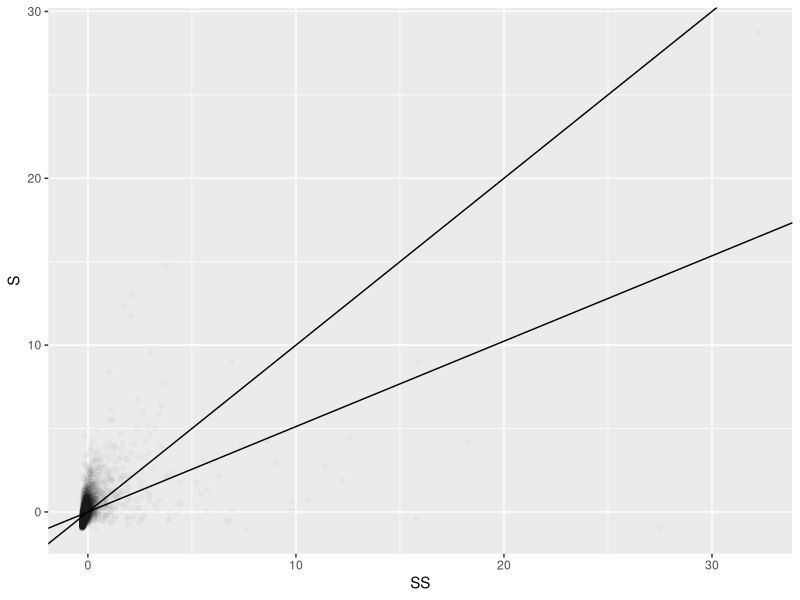
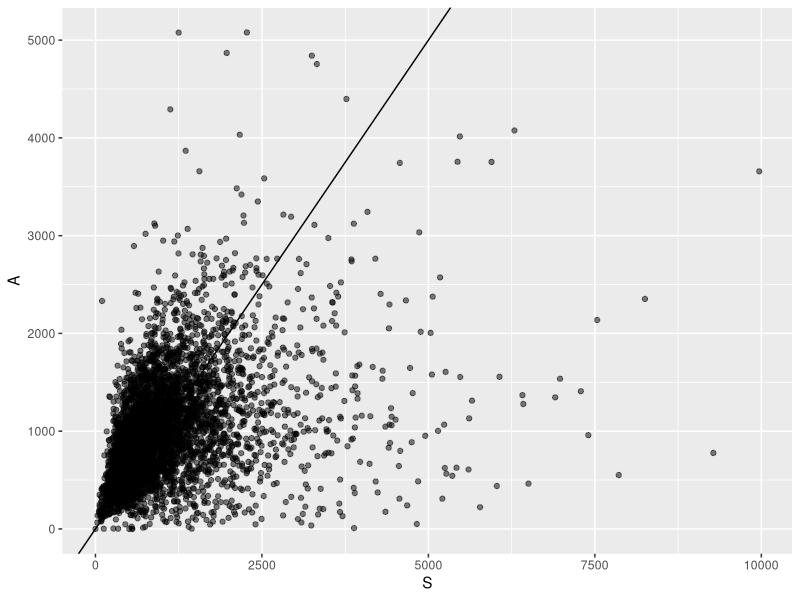
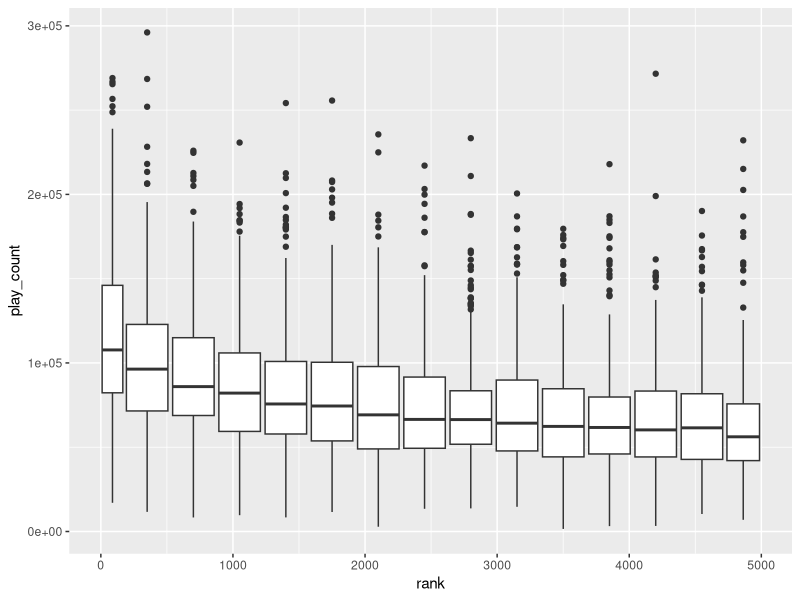
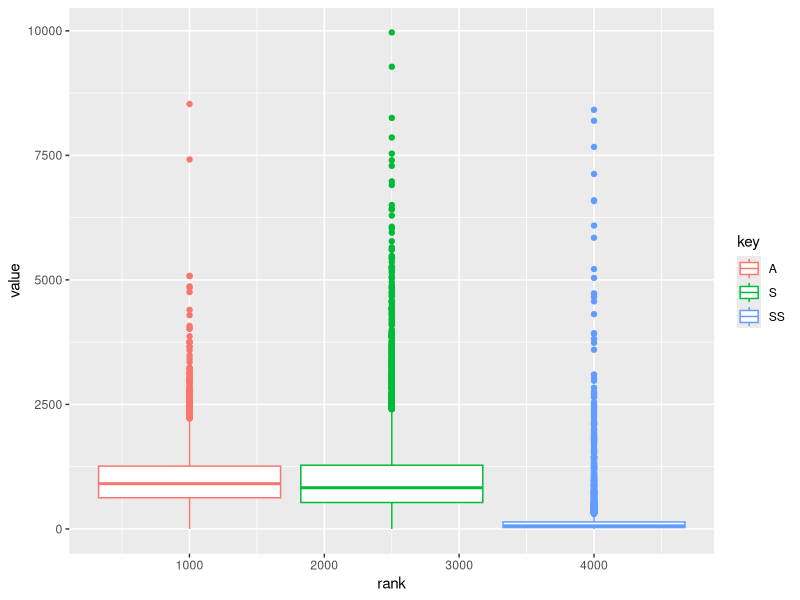
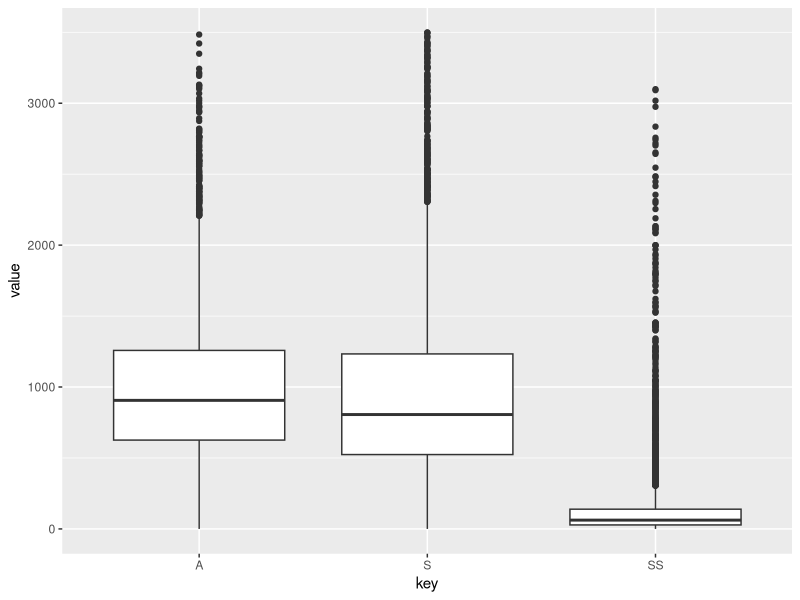
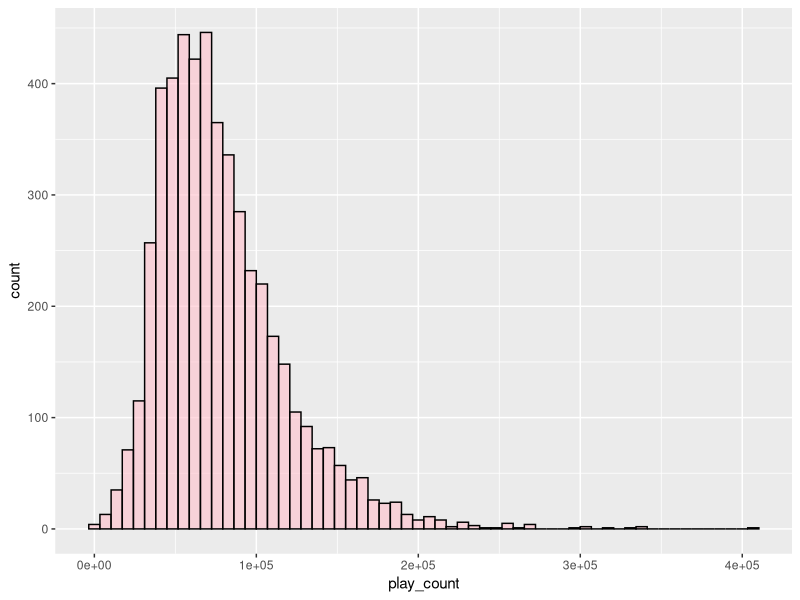
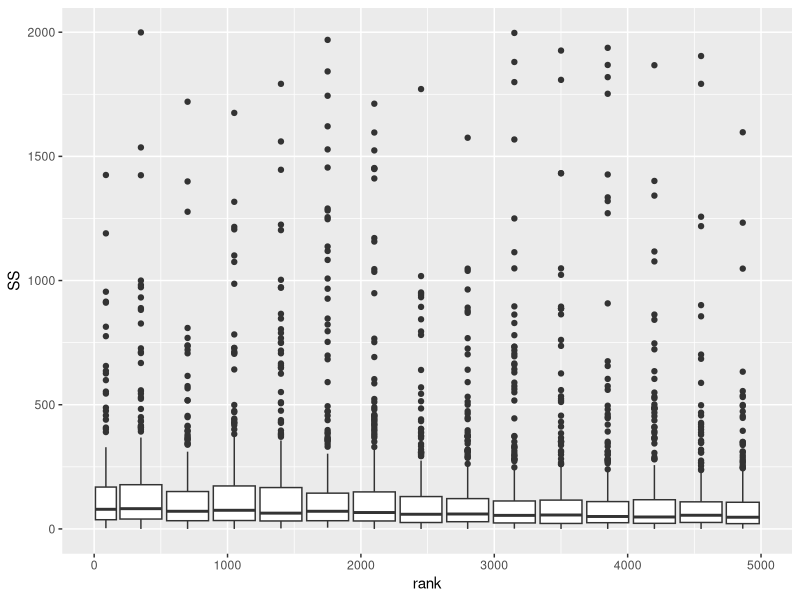
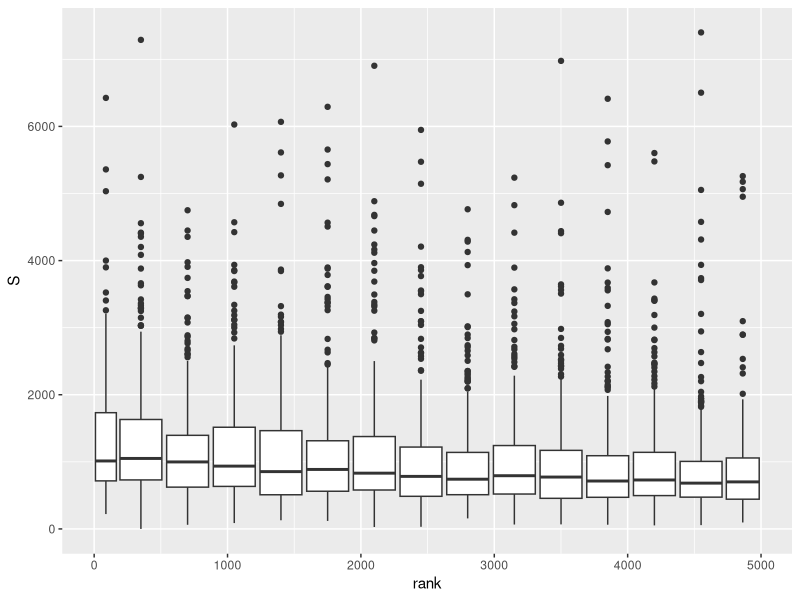

Here is the R script that generated these plots, in order: (Note: this script raises an error after producing the figures.)
library(readr)
library(dplyr)
library(tidyr)
library(ggplot2)

Player <- read_csv("Player.csv",col_names = FALSE)
lables <- c("player_id","name","rank","performance","accuracy","play_count","SS","S","A")
colnames(Player) <- lables
head(Player)
#View(Player)

cor(Player$SS,Player$S)
#[1] 0.5118301
cor(Player$S,Player$A)
#[1] 0.4184849


# simplify Player set
miniPlayer <- Player %>%
  select(rank,play_count,SS,S,A)

# new tibble for covariance calculations. (not good)
cenetered_mini_player <- Player %>%
  mutate(
    S = (S-mean(S))/sqrt(var(S)), # centering,
    SS = (SS-mean(SS))/sqrt(var(SS)), # centering
    A = (A - mean(A))/sqrt(var(A)) # centering
  ) 

View(cenetered_mini_player)

# correlation didn't work out
cor_SS_S <- cor(cenetered_mini_player$SS,cenetered_mini_player$S)
cor_SS_S

# generate a psuedo heat map for SS vs S and S vs A. (Interesting)
# I like to see proportions. (needs covariance)
cenetered_mini_player %>%
  ggplot() + 
  geom_point(mapping = aes(x = SS, y = S), alpha = 1/50) +
  geom_abline(slope = cor_SS_S) +
  geom_abline(slope = 1)

# generate a psuedo heat map for S vs A. (Interesting)
# I like to see proportions. (needs covariance)
miniPlayer %>%
  filter(between(S,0,10000),between(A,0,10000)) %>%
  ggplot() + 
  geom_point(mapping = aes(x = S, y = A), alpha = 0.5) +
  geom_abline(slope = 1)



# generate multiple boxplot of rank and play count (good)
miniPlayer %>%
  filter(play_count <3e+05) %>%
  ggplot(mapping = aes(x = rank, y = play_count)) +
  geom_boxplot(mapping = aes(group = cut_width(rank,350)),na.rm = TRUE)

# generate boxplots for SS,S,A distribution (doesn't look good)
miniPlayer %>%
  gather(key=key,value=value,-rank,-play_count) %>%
  mutate(
    value = ifelse(value > 10000, NA,value)
  ) %>%
  ggplot(mapping = aes(x = rank, y = value, color = key)) +
  geom_boxplot(na.rm = TRUE)  

#analyzing the distribution of SS, S, and A values (count) with boxplots
#there are a lot of outliers (not good)
Player %>%
  select(rank,play_count,SS,S,A) %>%
  gather(key = key, value = value, -rank,-play_count) %>%
  mutate(
    value = ifelse(value>3500, NA,value)
  ) %>%
  ggplot(mapping = aes(x = key, y = value)) +
  geom_boxplot(na.rm = TRUE)

# histogram for play_count
ggplot(data = miniPlayer) +
  geom_histogram(mapping = aes(x = play_count),bins = 60, fill = "pink", color = "black", alpha = 0.6)

# boxplot of SS (very good)
miniPlayer %>%
  filter(SS < 2000) %>%
  ggplot(mapping = aes(x = rank, y = SS)) +
  geom_boxplot(mapping = aes(group = cut_width(rank,350)))

# boxplot of S (very good)
miniPlayer %>%
  filter(S < 7500) %>%
  ggplot(mapping = aes(x = rank, y = S)) +
  geom_boxplot(mapping = aes(group = cut_width(rank,350)))

# boxplot of A (very good)
miniPlayer %>%
  filter(A < 5000) %>%
  ggplot(mapping = aes(x = rank, y = A)) +
  geom_boxplot(mapping = aes(group = cut_width(rank,350)))

# histogram of SS
miniPlayer %>%
  filter(SS < 2000) %>%
  ggplot(mapping = aes(x = SS)) +
  geom_histogram(bins = 75, fill = "white", color = "black", alpha = 1)

# histogram of S
miniPlayer %>%
  filter(S < 7500) %>%
  ggplot(mapping = aes(x = S)) +
  geom_histogram(bins = 75, fill = "gold", color = "black", alpha = 0.6)

# histogram of A
miniPlayer %>%
  filter(A < 5000) %>%
  ggplot(mapping = aes(x = A)) +
  geom_histogram(bins = 75, fill = "darkseagreen1", color = "black", alpha = 1)

# histograms of S and A (very good)
miniPlayer %>%
  filter(S < 10000, A < 10000) %>%
  gather(key=key,value=value, -SS, -rank,-play_count) %>%
  ggplot() +
  geom_histogram(mapping = aes(x = value, fill = key), bins = 90, alpha = 0.75)


#geom_point(alpha = 0.1) +
#geom_smooth()


head(Player)

Player2 <- Player %>%
  gather(key = "key", value = "value", -player_id, -name,-rank,-performance,-accuracy,-play_count)

#density break down of map count (SS,S,A) side by side
Player2 %>%
  mutate(value = ifelse(value > 4000,NA,value)) %>%
  ggplot(mapping = aes(x = value, y = ..density.., color = key)) +
    geom_freqpoly(na.rm = TRUE,binwidth = 50,linewidth = 2.0) 

#boxplot of keys and values. 
Player2 %>%
  mutate(value = ifelse(value > 2800,NA,value)) %>%
  ggplot(mapping = aes(x = reorder(key,value,FUN = median), y = value)) +
  geom_boxplot(na.rm = TRUE) 
# this indicates that around >2500 we have outliers (from the median)

Player %>%
  mutate(S = ifelse(S > 14000,NA,S),A = ifelse(A > 7000,NA,A)) %>%
  ggplot(mapping = aes(x = S, y = A)) +
  geom_bin2d() +
  geom_abline() 


ggplot(data = Player2, mapping = aes(x = rank, y = play_count)) +
  geom_point(alpha = 0.1) +
  geom_smooth()



#transforming
head(Player2)
PLayer3 <- Player2 %>%
  group_by(player_id,name,rank) %>%
  gather(key = 'key', value = "value", -player_id, -name,-rank,-performance,-accuracy,-play_count)

head(PLayer3)

ggplot(data = PLayer3) +
  geom_freqpoly(mapping = aes(x = value, class = key, color = key),binwidth=60)
## nice
Player %>%
  filter((play_count > meanP+4*stdP)==FALSE, (play_count < meanP-3.5*stdP) == FALSE) %>% 
  filter((S > meanS+4*stdS)==FALSE, (S < meanS-3.5*stdS) == FALSE) %>% 
  ggplot(aes(x = rank, y = S,color=play_count)) +
  #geom_point(mapping = aes(x = rank, y = A, color = play_count),color = "green",alpha=0.5,size = 1) +
  geom_point(size=1.0,alpha=0.5) +
  scale_color_gradient(low="white",high="blue")


Player2 <- Player %>%
  select(rank,play_count,SS,S,A) %>%
  filter((play_count > meanP+4*stdP)==FALSE, (play_count < meanP-3.5*stdP) == FALSE) %>% 
  filter((S > meanS+4*stdS)==FALSE, (S < meanS-3.5*stdS) == FALSE) %>%
  filter((SS > meanSS+4*stdSS)==FALSE, (SS < meanS-3.5*stdSS) == FALSE) %>%
  gather(key = key, value = "value", -rank, -play_count)

head(Player2)

ggplot(data = Player2) +
  geom_smooth(mapping = aes(x = rank, y = value,color = key))
  #geom_point(mapping = aes(x = rank, y = value, color = key), size = 0.25, alpha = 0.25) +
  #scale_y_continuous(limits = c(0,1200))
  #facet_wrap(. ~ key)

ggplot(data = Player2) +
  stat_summary(
    mapping = aes(x = key, y = value),
    fun.ymin = min,
    fun.ymax = max,
    fun.y = median
  )

ggplot(data = Player2) +
  geom_bar(mapping = aes(x = key, fill = key))
